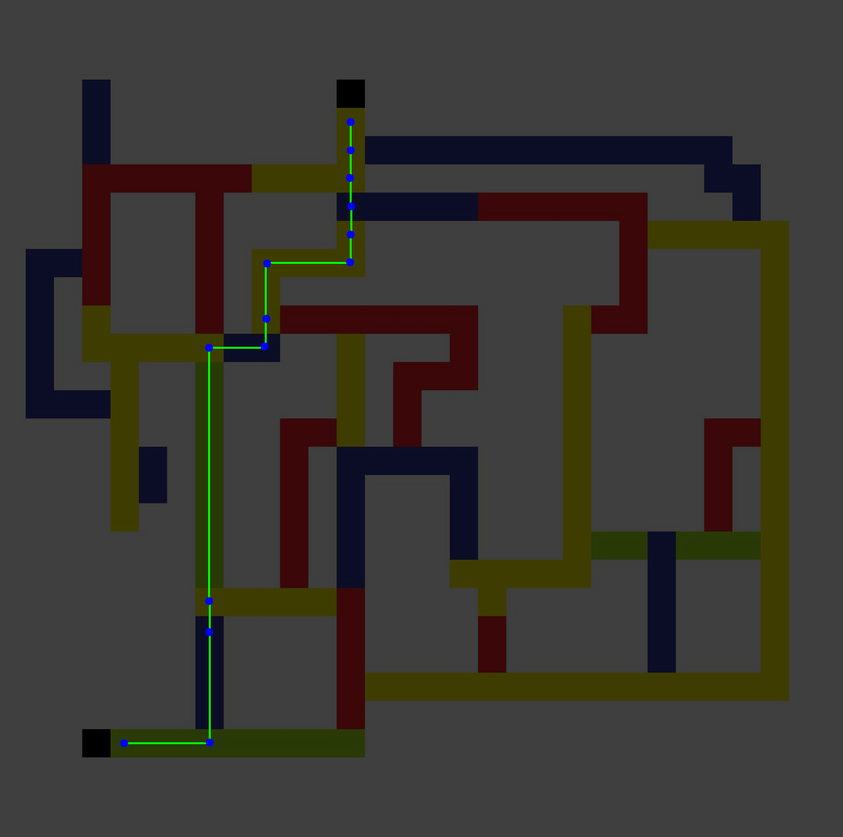
#> input picture data.png, 843 x 837 px, shrunk from 1280 x 1272 before the run
$ python -i image_to_graph.py   (imports and definitions only)
#> lines starting #> are read from the running program, lines starting #| are printed output that depends on the picture
# src/image_to_graph.py
import math, json
from typing import Tuple, List, Dict
import numpy as np
import cv2

# Configurable color / speed mapping outside if needed
COLOR_SPEED = {"red":1.0, "blue":2.0, "green":3.0, "yellow":4.0}
COLOR_HSV_RANGES = {
    "red": [((0, 80, 50), (12, 255, 255)), ((160, 80, 50), (179, 255, 255))],
    "blue": [((90, 80, 50), (140, 255, 255))],
    "green": [((35, 60, 50), (90, 255, 255))],
    "yellow": [((15, 100, 100), (40, 255, 255))],
}

# [19 lines left out: functions load_image_rgb, create_color_masks, not called in this run]

def skeletonize_fallback(bin_img: np.ndarray) -> np.ndarray:
    """
    Fast skeletonization:
      - Prefer cv2.ximgproc.thinning if available
      - Else prefer skimage.skeletonize if present
      - Else use iterative morphological skeleton (fast enough)
    Input: bin_img -> 0/1 uint8
    Output: 0/1 uint8 skeleton
    """
    if hasattr(cv2, "ximgproc"):
        try:
            thin = cv2.ximgproc.thinning((bin_img*255).astype(np.uint8),
                                        thinningType=cv2.ximgproc.THINNING_ZHANGSUEN)
            return (thin>0).astype(np.uint8)
        except Exception:
            pass
    try:
        from skimage.morphology import skeletonize as sk_skel
        thin = sk_skel(bin_img.astype(bool))
        return thin.astype(np.uint8)
    except Exception:
        pass
    # Morphological skeleton (fast)
    img = (bin_img*255).astype(np.uint8)
    skel = np.zeros_like(img)
    element = cv2.getStructuringElement(cv2.MORPH_CROSS, (3,3))
    while True:
        eroded = cv2.erode(img, element)
        temp = cv2.dilate(eroded, element)
        temp = cv2.subtract(img, temp)
        skel = cv2.bitwise_or(skel, temp)
        img = eroded.copy()
        if cv2.countNonZero(img) == 0:
            break
    return (skel>0).astype(np.uint8)

# [286 lines left out: functions detect_black_circles, extract_graph_from_skeleton, not called in this run]

>>> import cv2
>>> picture = cv2.imread('../data.png', cv2.IMREAD_GRAYSCALE)
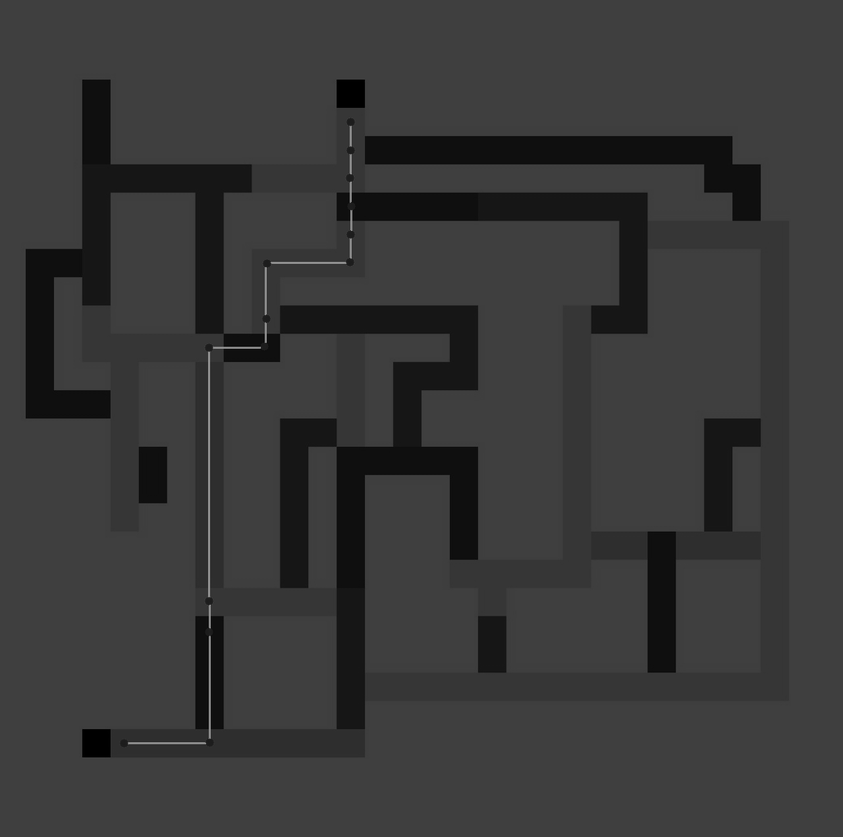
#> picture: shape (837, 843); min 0, max 150, mean 55.8
>>> result = skeletonize_fallback(picture)
#> in skeletonize_fallback, `thin = cv2.ximgproc.thinning((bin_img*255).astype(np.uint8), thinningT..`:
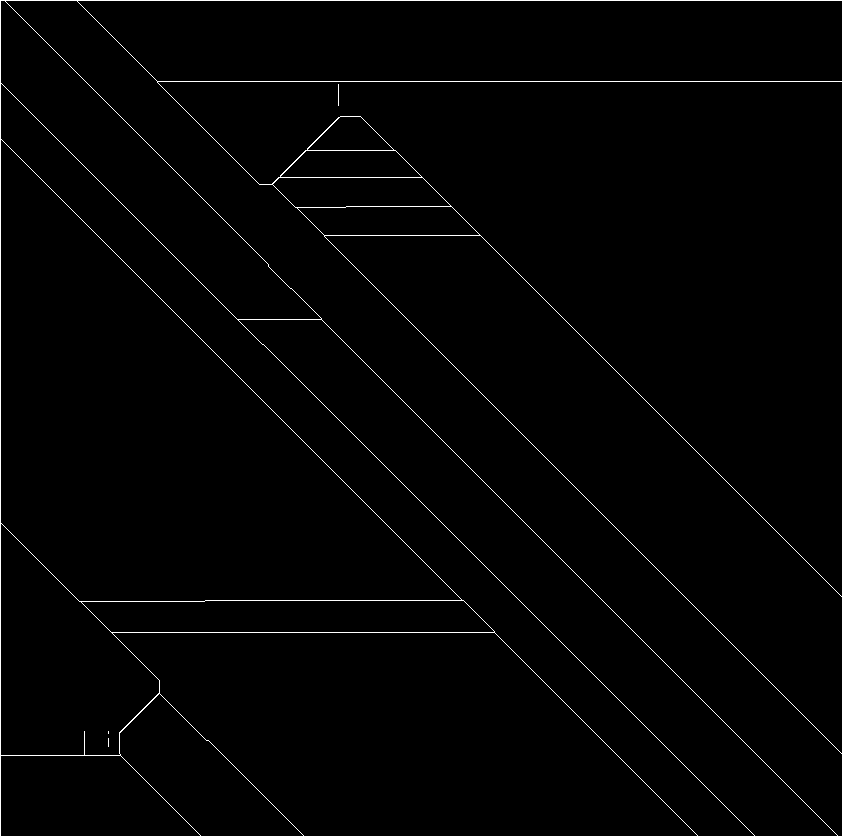
#> thin: shape (837, 843); 1.4% white in thin lines or dots
#> in skeletonize_fallback, `return (thin>0).astype(np.uint8)`: returned value: shape (837, 843); values 0 (black) and 1 (white), 1.4% white in thin lines or dots

$ run again, on image-2.png
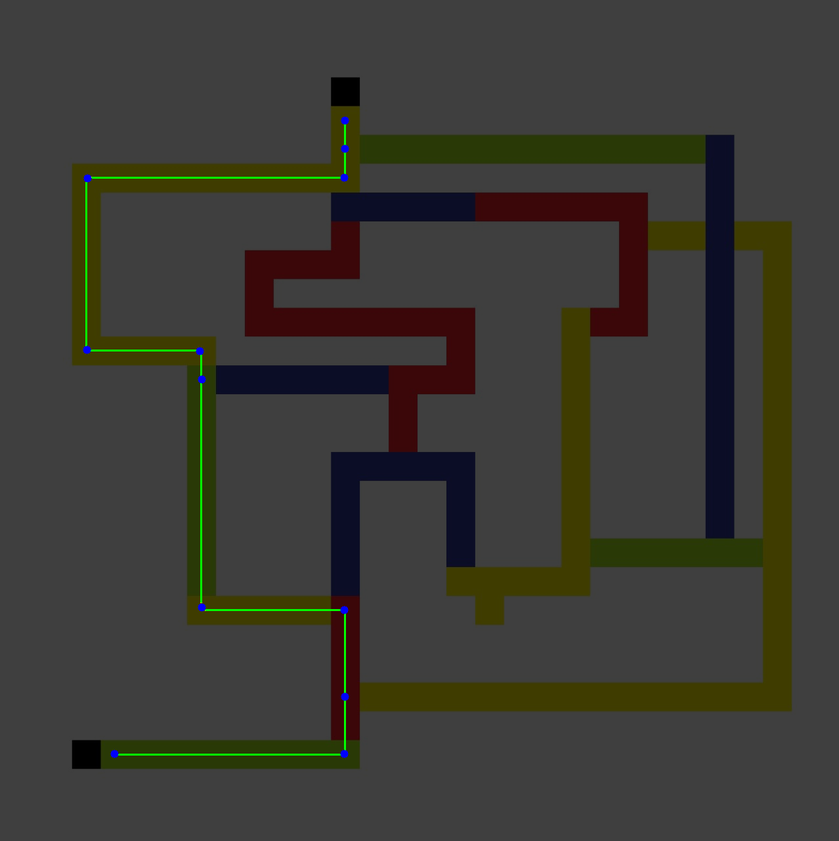
#> input picture image-2.png, 839 x 841 px, shrunk from 1278 x 1280 before the run
#> `picture = cv2.imread('../data.png', cv2.IMREAD_GRAYSCALE)`:
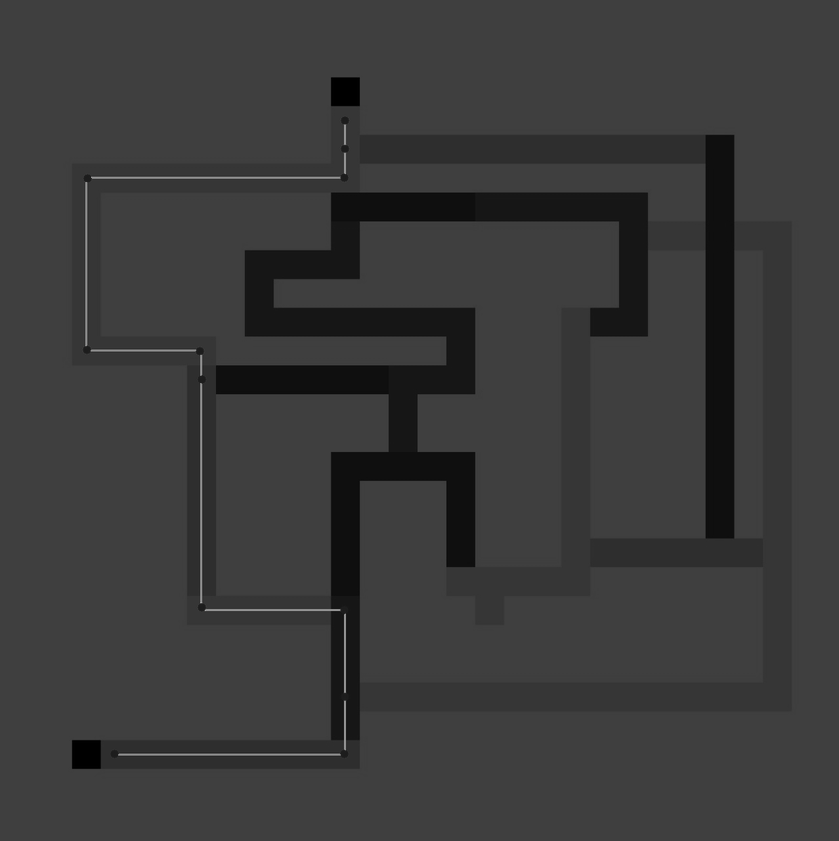
#> picture: shape (841, 839); min 0, max 174, mean 57.8
#> in skeletonize_fallback, `thin = cv2.ximgproc.thinning((bin_img*255).astype(np.uint8), thinningT..`:
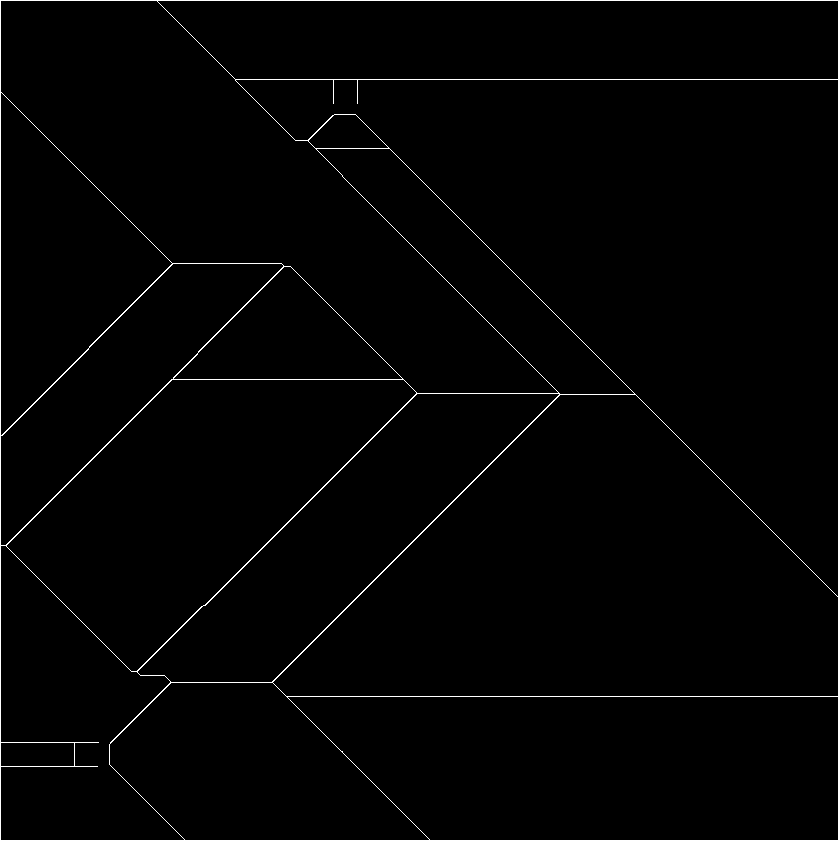
#> thin: shape (841, 839); 1.3% white in thin lines or dots
